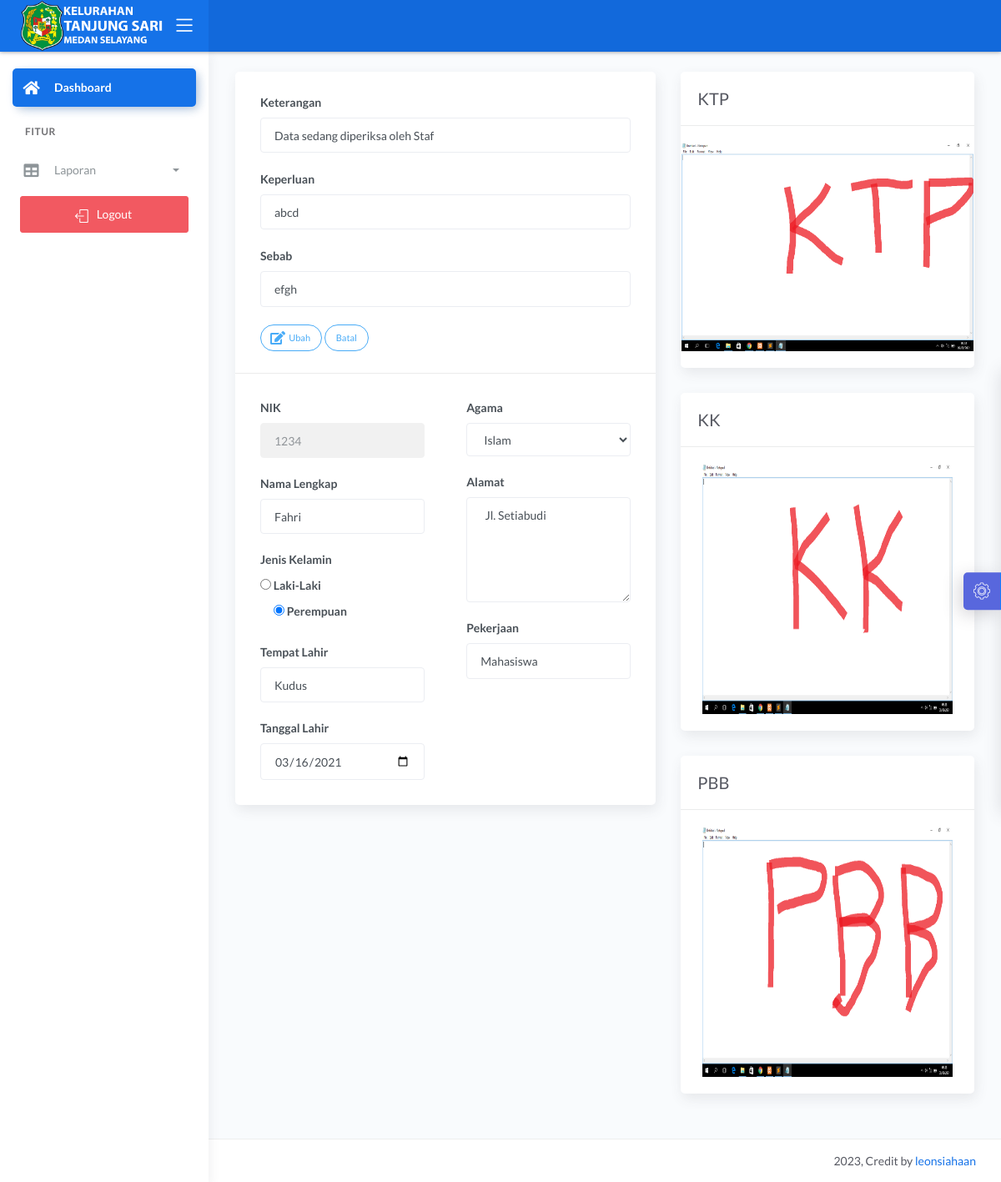
/demo1/main2.php?halaman=detail_sktm&id_request_sktm=74 (signed in), run on the app's committed database.
### tables this page shows
CREATE TABLE `data_request_sktm` (
  `id_request_sktm` int(11) NOT NULL,
  `nik` varchar(16) NOT NULL,
  `tanggal_request` timestamp NOT NULL DEFAULT CURRENT_TIMESTAMP,
  `scan_ktp` text NOT NULL,
  `scan_kk` text NOT NULL,
  `scan_pbb` text NOT NULL,
  `keperluan` varchar(30) NOT NULL,
  `request` varchar(20) NOT NULL DEFAULT 'TIDAK MAMPU',
  `sebab` varchar(50) NOT NULL,
  `keterangan` varchar(50) NOT NULL DEFAULT 'Data sedang diperiksa oleh Staf',
  `status` int(11) NOT NULL DEFAULT '0',
  `acc` date NOT NULL
);

CREATE TABLE `data_pemohon` (
  `nik` varchar(16) NOT NULL,
  `nama` varchar(30) NOT NULL,
  `tanggal_lahir` date NOT NULL,
  `tempat_lahir` varchar(30) NOT NULL,
  `jekel` varchar(20) NOT NULL,
  `agama` varchar(20) NOT NULL,
  `alamat` text NOT NULL,
  `telepon` varchar(13) NOT NULL,
  `pekerjaan` varchar(30) NOT NULL
);

### demo1/detail_sktm.php (the view, shortened to what this page needs)
<?php include '../konek.php';?>
<link href="css/sweetalert.css" rel="stylesheet" type="text/css">
<?php
	if(isset($_GET['id_request_sktm'])){
		$id_request_sktm=$_GET['id_request_sktm'];
		$sql = "SELECT * FROM data_request_sktm natural join data_pemohon WHERE id_request_sktm='$id_request_sktm'";
		$query = mysqli_query($konek,$sql);
		$data = mysqli_fetch_array($query,MYSQLI_BOTH);
		$nik = $data['nik'];
		$nama = $data['nama'];
		$tempat = $data['tempat_lahir'];
		$tgl = $data['tanggal_lahir'];
		$agama = $data['agama'];
		$jekel = $data['jekel'];
		$alamat = $data['alamat'];
		$pekerjaan = $data['pekerjaan'];
		$nama = $data['nama'];
		$ktp = $data['scan_ktp'];
		$kk = $data['scan_kk'];
		$pbb = $data['scan_pbb'];
		$keperluan = $data['keperluan'];
		$sebab = $data['sebab'];
		$keterangan = $data['keterangan'];
	}
?>
				<div class="page-inner">
					<form action="" method="POST" enctype="multipart/form-data">
						<div class="row">
							<div class="col-md-7">
								<div class="card">
									<div class="card-header">
												<div class="form-group">
												<label>Keterangan</label>
												<input type="text" name="keterangan" class="form-control" value="<?php echo $keterangan;?>" autofocus><br>
												<label>Keperluan</label>
												<input type="text" name="keperluan" class="form-control" value="<?php echo $keperluan;?>" autofocus><br>
												<label>Sebab</label>
												<input type="text" name="sebab" class="form-control" value="<?php echo $sebab;?>" autofocus><br>
												<button type="submit" name="ubah" class="btn btn-info btn-border btn-round btn-sm">
												<span class="btn-label">
												</span>
												Ubah
												</button>
												<a href="?halaman=sudah_acc_sktm" class="btn btn-info btn-border btn-round btn-sm">
													Batal
												</a>
												</div>
									</div>
									<div class="card-body">
										<div class="row">
										<div class="col-md-6 col-lg-6">
													<div class="form-group">
														<label>NIK</label>
														<input type="number" name="nik" value="<?php echo $nik;?>" class="form-control" placeholder="NIK Anda.." autofocus readonly>
													</div>
													<div class="form-group">
														<label>Nama Lengkap</label>
														<input type="text" name="nama" value="<?php echo $nama;?>" class="form-control" placeholder="Nama Lengkap Anda..">
													</div>
													<div class="form-check">
														<label>Jenis Kelamin</label><br/>
														<label class="form-radio-label">
															<input class="form-radio-input" type="radio" name="jekel" value="Laki-Laki" <?php if($jekel=="Laki-Laki") echo 'checked'?>>
															<span class="form-radio-sign">Laki-Laki</span>
														</label>
														<label class="form-radio-label ml-3">
															<input class="form-radio-input" type="radio" name="jekel" value="Perempuan" <?php if($jekel=="Perempuan") echo 'checked'?>>
															<span class="form-radio-sign">Perempuan</span>
														</label>
													</div>
													<div class="form-group">
														<label>Tempat Lahir</label>
														<input type="text" name="tempat" value="<?php echo $tempat;?>" class="form-control" placeholder="Tempat Lahir Anda..">
													</div>
													<div class="form-group">
														<label>Tanggal Lahir</label>
														<input type="date" name="tgl" value="<?php echo $tgl;?>" class="form-control">
													</div>
												</div>
												<div class="col-md-6 col-lg-6">
													<div class="form-group">
														<label>Agama</label>
														<select name="agama" value="<?php echo $agama;?>" class="form-control">
															<option value="Islam" <?php if($agama=="Islam") echo 'selected'?>>Islam</option>
														</select>
													</div>
													<div class="form-group">
														<label for="comment">Alamat</label>
														<textarea class="form-control" name="alamat" rows="5"> <?php echo $alamat;?></textarea>
													</div>
													<div class="form-group">
														<label>Pekerjaan</label>
														<input type="text" name="pekerjaan" value="<?php echo $pekerjaan;?>" class="form-control" placeholder="Pekerjaan Anda..">
													</div>
												</div>
										</div>
									</div>
								</div>
							</div>
							<div class="col-md-5">
								<div class="card">
									<div class="card-header">
										<h4 class="card-title">KTP</h4>
									</div>
									<div class="card-body">
										<div class="row justify-content-md-center">
														<img src="../dataFoto/sktm/scan_ktp/<?php echo $ktp;?>" width="350" height="250" alt="">
										</div>
									</div>
								</div>
								<div class="card">
									<div class="card-header">
										<h4 class="card-title">KK</h4>
									</div>
									<div class="card-body">
										<div class="row justify-content-md-center">
										<img src="../dataFoto/sktm/scan_kk/<?php echo $kk;?>" width="300" height="300" alt="">
										</div>
									</div>
								</div>
								<div class="card">
									<div class="card-header">
										<h4 class="card-title">PBB</h4>
									</div>
									<div class="card-body">
										<div class="row justify-content-md-center">
										<img src="../dataFoto/sktm/scan_pbb/<?php echo $pbb;?>" width="300" height="300" alt="">
										</div>
									</div>
								</div>
							</div>
						</div>
					</form>
				</div>

### demo1/header.php (shortened to what this page needs)
<!DOCTYPE html>
<html lang="en">
<head>
	<link rel="stylesheet" href="../assets/css/bootstrap.min.css">
	<link rel="stylesheet" href="../assets/css/atlantis.min.css">
	<link rel="stylesheet" href="../assets/css/demo.css">
</head>
<body>
	<div class="wrapper">
		<div class="main-header">
			<div class="logo-header" data-background-color="blue">
				<a href="#" class="logo">
					<img src="../main/img/logo2.png" width="170" height="60" alt="navbar brand" class="navbar-brand">
				</a>
				<div class="nav-toggle">
					<button class="btn btn-toggle toggle-sidebar">
						<i class="icon-menu"></i>
					</button>
				</div>
			</div>
			<nav class="navbar navbar-header navbar-expand-lg" data-background-color="blue2">
			</nav>
		</div>

### demo1/main2.php (shortened to what this page needs)
<?php
 if (isset($_SESSION['password'])=="" || ($_SESSION['hak_akses'])=="")  {
 header('location:login.php');
 }
 else{
 $hak_akses = $_SESSION['hak_akses'];
 }
 ?>
<?php include 'header.php'; ?>
		<div class="sidebar sidebar-style-2">
			<div class="sidebar-wrapper scrollbar scrollbar-inner">
				<div class="sidebar-content">
					<ul class="nav nav-primary">
						<li class="nav-item active">
							<a href="main2.php">
								<i class="fas fa-home"></i>
								<p>Dashboard</p>
							</a>
						<li class="nav-section">
							<h4 class="text-section">fitur</h4>
						</li>
						<?php
							if($hak_akses=="Staf"){
						?>
						<li class="nav-item">
							<a href="?halaman=tampil_user">
								<i class="fas fa-user-alt"></i>
								<p>Data User</p>
							</a>
						</li>
						<li class="nav-item">
							<a href="?halaman=permohonan_surat">
								<i class="far fa-calendar-check"></i>
								<p>Cetak Surat</p>
							</a>
						</li>
						<li class="nav-item">
							<a href="?halaman=surat_dicetak">
								<i class="far fa-calendar-check"></i>
								<p>Surat Selesai</p>
							</a>
						</li>
						<?php
							 }elseif($hak_akses=="Lurah"){
						?>
						<li class="nav-item">
							<a data-toggle="collapse" href="#tables">
								<i class="fas fa-table"></i>
								<p>Laporan</p>
								<span class="caret"></span>
							</a>
						</li>
						<?php
							}
						?>
						<li class="mx-4 mt-2">
							<a href="logout.php" class="btn btn-danger btn-block"><span class="btn-label mr-2"> <i class="icon-logout"></i> </span>Logout</a>
						</li>
					</ul>
				</div>
			</div>
		</div>
		<div class="main-panel">
			<div class="content">
			<?php
          if(isset($_GET['halaman'])){
            $hal = $_GET['halaman'];
            switch($hal){
			  case 'detail_sktm';
                include 'detail_sktm.php';
			  break;
            }
          }else{
            include 'beranda2.php';
          }
        ?>
			</div>
<?php include 'footer.php'; ?>

### demo1/footer.php (shortened to what this page needs)
<footer class="footer">
				<div class="container-fluid">
					<div class="copyright ml-auto">
						<?php echo date('Y');?>, Credit  by <a href="https://www.instagram.com/leonshn/">leonsiahaan</a>
					</div>
				</div>
			</footer>
		</div>
		<div class="custom-template">
			<div class="custom-toggle">
				<i class="flaticon-settings"></i>
			</div>
		</div>
	</div>
</body>
</html>

### assets/css/demo.css (style rules this page uses)
.custom-template { position: fixed; top: 50%; transform: translateY(-50%); right: -325px; width: 325px; height: max-content; display: block; z-index: 1; background: #ffffff; transition: all .3s; z-index: 1003; box-shadow: -1px 1px 20px rgba(69, 65, 78, 0.15); border-top-left-radius: 5px; border-bottom-left-radius: 5px; transition: all .5s; }
.custom-template .custom-toggle { position: absolute; width: 45px; height: 45px; background: rgb(88, 103, 221); top: 50%; left: -45px; transform: translateY(-50%); display: flex; align-items: center; justify-content: center; text-align: center; border-top-left-radius: 5px; border-bottom-left-radius: 5px; border-right: 1px solid #177dff; cursor: pointer; color: #ffffff; box-shadow: -5px 5px 20px rgba(69, 65, 78, 0.21); }
.custom-template .custom-toggle i { font-size: 20px; animation: 1.3s spin linear infinite; }

### data on the page
data_request_sktm: keterangan "Data sedang diperiksa oleh Staf", keperluan "abcd", sebab "efgh", nik "1234", nama "Fahri", tempat "Kudus", tgl "03/16/2021", alamat "Jl. Setiabudi", pekerjaan "Mahasiswa", scan_ktp (picture), scan_kk (picture), scan_pbb (picture)
data_pemohon: jekel "☐ Laki-Laki", jekel "☑ Perempuan", agama "Islam"
